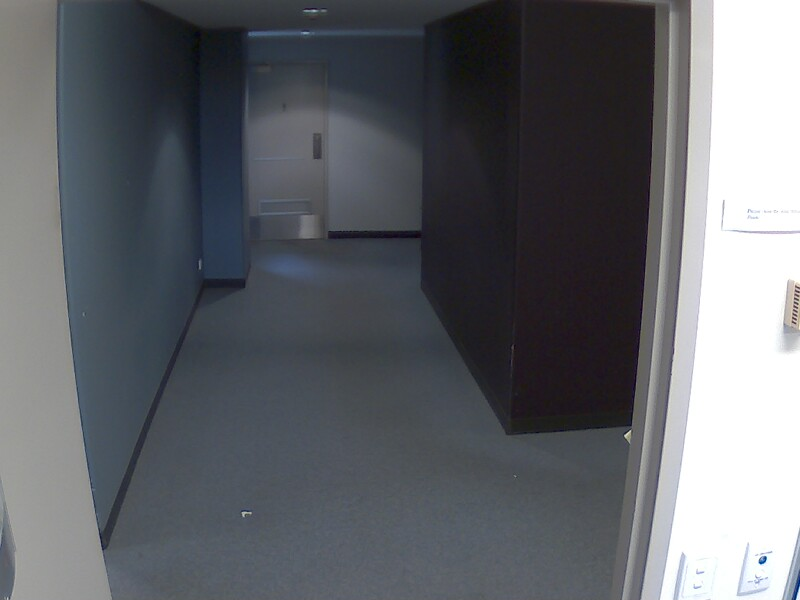
%> input picture renderer_Test/00000000.jpg, 800 x 600 px
$ octave render_Test.m   (GNU Octave 9; MATLAB toolbox functions it lacks are replaced by stand-ins)
%> lines starting %> are read from the running program, lines starting %| are printed output that depends on the picture
%% =========================== Prep =================================
clear;
close all;
clc;


%% ====================== Build Test Variables ======================
th = 18;

bg = imread('00000000.jpg'); % An image without anyone in it
%> bg is the input picture: size 600x800x3 uint8; mean R, G, B 97.5, 100.2, 105.1
fg = imread('00000151.jpg'); % An image with someone in it
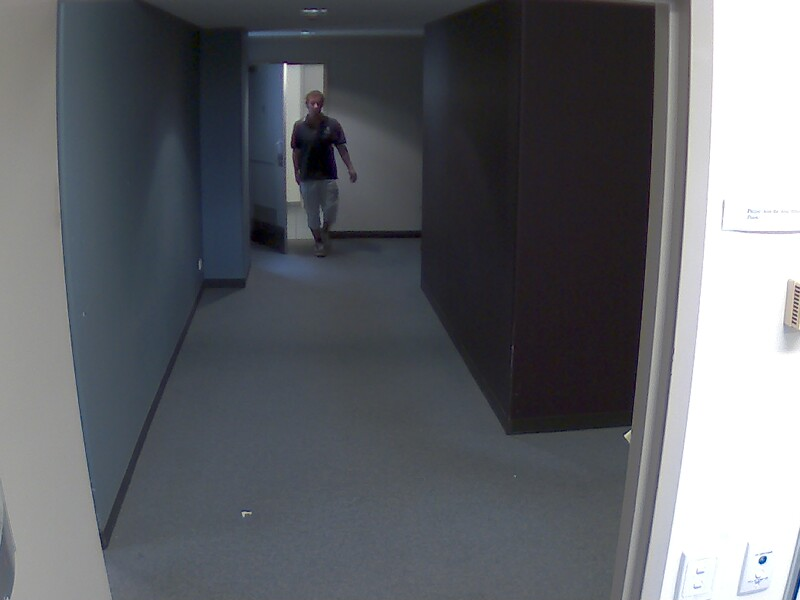
%> input picture renderer_Test/00000151.jpg, 800 x 600 px
%> fg is the input picture: size 600x800x3 uint8; mean R, G, B 97.3, 100, 104.9

bg_simple = imread('00000001.jpg'); % Some background of size 600x800x3
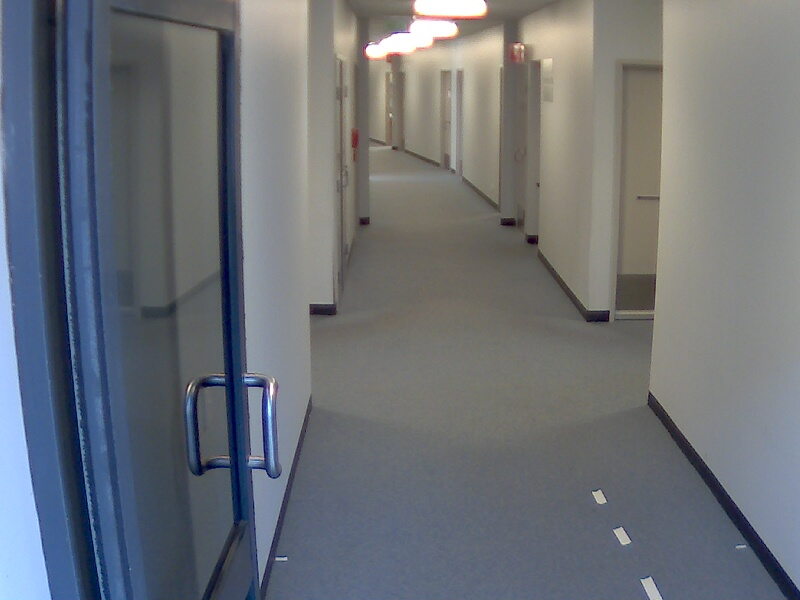
%> input picture renderer_Test/00000001.jpg, 800 x 600 px
%> bg_simple is the input picture: size 600x800x3 uint8; mean R, G, B 108.3, 112.7, 118.5
bg_too_small = imread('Mountain_small.jpg'); % Some background which is smaller than 600x800 (but still 3-channel)
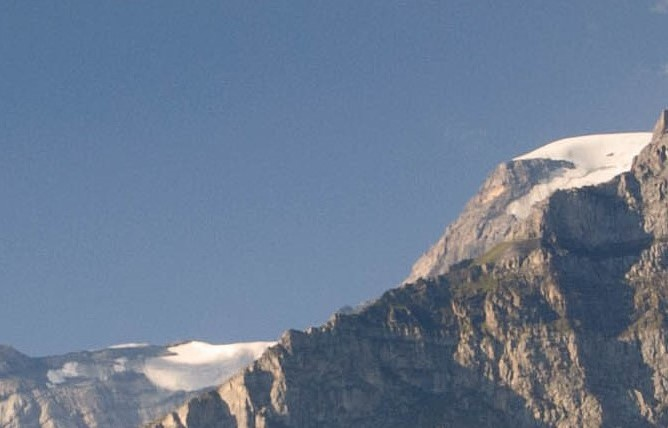
%> input picture Misc/playground_patrick/Mountain_small.jpg, 668 x 428 px
%> bg_too_small is the input picture: size 428x668x3 uint8; mean R, G, B 106.8, 123, 145.9
bg_too_large = imread('Mountain_large.jpg'); % Some background which is larger than 600x800 (but still 3-channel)
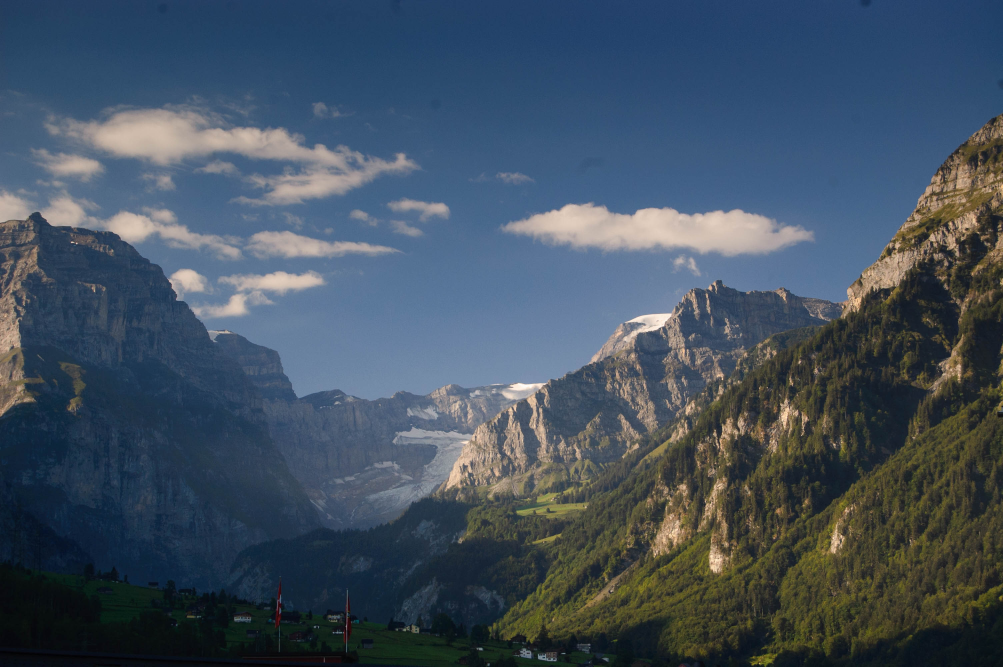
%> input picture Misc/playground_patrick/Mountain_large.jpg, 3008 x 2000 px (shown at 1/3 size)

% Import Video
%> (the run ends here)
